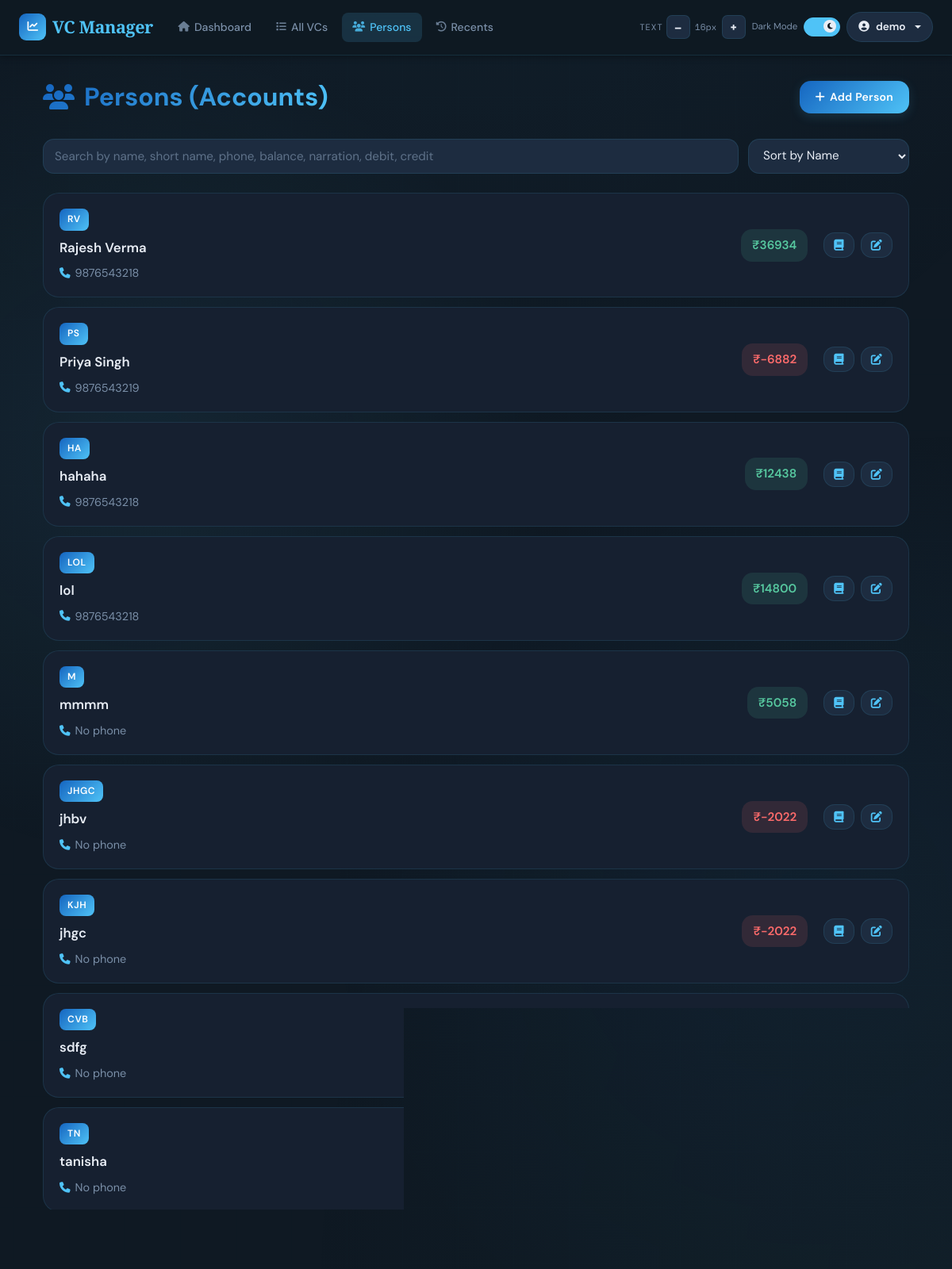
Screenshot of /person/ (signed in) with the database file from the repository.
### app/models/user.py (models this page shows, shortened)
class User(UserMixin, db.Model):
    __tablename__ = 'users'
    id = db.Column(db.Integer, primary_key=True)
    email = db.Column(db.String(120), unique=True, nullable=False, index=True)
    name = db.Column(db.String(120), nullable=False)
    password_hash = db.Column(db.String(255), nullable=True)  # Nullable for OAuth-only users
    google_id = db.Column(db.String(255), unique=True, nullable=True)  # For OAuth users
    created_at = db.Column(db.DateTime, default=datetime.utcnow)
    last_login = db.Column(db.DateTime, nullable=True)
    vcs = db.relationship('VC', backref='user', lazy=True, cascade='all, delete-orphan')
    persons = db.relationship('Person', backref='user', lazy=True, cascade='all, delete-orphan')

### app/models/person.py (models this page shows, shortened)
class Person(db.Model):
    __tablename__ = 'persons'
    id = db.Column(db.Integer, primary_key=True)
    user_id = db.Column(db.Integer, db.ForeignKey('users.id'), nullable=False, index=True)
    name = db.Column(db.String(80), nullable=False)
    short_name = db.Column(db.String(20), nullable=False)
    phone = db.Column(db.String(20), nullable=True)
    phone2 = db.Column(db.String(20), nullable=True)
    opening_balance = db.Column(db.Float, default=0.0, nullable=True)
    created_at = db.Column(db.DateTime, default=datetime.utcnow)
    __table_args__ = (
        db.UniqueConstraint('user_id', 'name',       name='uq_person_user_name'),
        db.UniqueConstraint('user_id', 'short_name', name='uq_person_user_short_name'),
    )
    payments = db.relationship('Payment', backref='person', lazy=True)
    ledger_entries = db.relationship('LedgerEntry', backref='ledger_person', lazy=True)
    @property
    def ledger_balance(self):
        entries = [e for e in self.ledger_entries if e is not None]
        if entries:
            last_entry = sorted(entries, key=lambda e: e.date, reverse=True)[0]
            return last_entry.balance if last_entry.balance is not None else (self.opening_balance or 0.0)
        return self.opening_balance or 0.0

### app/models/ledger.py (models this page shows)
class LedgerEntry(db.Model):
    __tablename__ = 'ledger_entries'
    id = db.Column(db.Integer, primary_key=True)
    person_id = db.Column(db.Integer, db.ForeignKey('persons.id'), nullable=True, index=True)
    vc_id = db.Column(db.Integer, db.ForeignKey('vcs.id'), nullable=True, index=True)
    date = db.Column(db.DateTime, nullable=False, default=datetime.utcnow)
    narration = db.Column(db.Text, nullable=False)
    debit = db.Column(db.Float, default=0)
    credit = db.Column(db.Float, default=0)
    balance = db.Column(db.Float, default=0)
    created_at = db.Column(db.DateTime, default=datetime.utcnow)
    vc = db.relationship('VC', foreign_keys=[vc_id], back_populates='ledger_entries', lazy=True)

### app/routes/person.py (the view)
@person_bp.route('/')
@login_required
def persons():
    persons = Person.query.filter_by(user_id=current_user.id).all()
    return render_template('person/list.html', persons=persons)

### templates/person/list.html (shortened to what this page needs)
{% extends "base.html" %}
{% block content %}
<div class="container-fluid">
    <div class="page-header">
        <h1 class="page-title">
            <i class="fas fa-users"></i>Persons (Accounts)
        </h1>
        <button class="btn btn-primary" onclick="location.href='{{ url_for('person.create_person') }}'">
            <i class="fas fa-plus"></i>Add Person
        </button>
    </div>
    <div class="control-bar">
        <div class="search-box">
            <input
                id="searchInput"
                type="search"
                class="form-control"
                placeholder="Search by name, short name, phone, balance, narration, debit, credit">
        </div>
        <select id="sortSelect" class="sort-select">
            <option value="name_asc">Sort by Name</option>
        </select>
    </div>
    <div class="person-list">
        {% if persons %}
            {% for person in persons %}
            <div class="person-item" id="person-{{ person.id }}"
                data-name="{{ person.name }}"
                data-phone="{{ (person.phone or '') ~ ' ' ~ (person.phone2 or '') }}"
                data-balance="{{ person.ledger_balance }}">
                <div class="person-item-main">
                    <div class="person-badge">{{ person.short_name }}</div>
                    <div class="person-name">{{ person.name }}</div>
                    <div class="person-meta">
                        {% if person.phone %}
                        <div class="person-meta-item">
                            <i class="fas fa-phone"></i>
                            <span>{{ person.phone }}</span>
                        </div>
                        {% endif %}
                        {% if not person.phone and not person.phone2 %}
                        <div class="person-meta-item" style="color: var(--text-muted);">
                            <i class="fas fa-phone"></i>
                            <span>No phone</span>
                        </div>
                        {% endif %}
                    </div>
                </div>
                <div class="person-item-actions">
                    <div class="balance-badge {{ 'positive' if person.ledger_balance >= 0 else 'negative' }}">
                        ₹{{ "%.0f"|format(person.ledger_balance) }}
                    </div>
                    <div class="action-buttons">
                        <button class="btn" onclick="event.stopPropagation(); location.href='{{ url_for('ledger.person_ledger', person_id=person.id) }}'" title="View Ledger">
                            <i class="fas fa-book"></i>
                        </button>
                        <button class="btn" onclick="event.stopPropagation(); location.href='{{ url_for('person.edit_person', id=person.id) }}'" title="Edit">
                            <i class="fas fa-edit"></i>
                        </button>
                    </div>
                </div>
            </div>
            {% endfor %}
        {% endif %}
    </div>
    {% if persons %}
    <div style="margin-top: 24px; text-align: center; color: var(--text-muted); font-size: 0.9rem;">
        Showing <strong>{{ persons|length }}</strong> person{{ 's' if persons|length != 1 else '' }}
    </div>
    {% endif %}
</div>
{% endblock %}

### templates/base.html (shortened to what this page needs)
<!DOCTYPE html>
<html lang="en" data-theme="dark">
<head>
    <link href="https://cdnjs.cloudflare.com/ajax/libs/font-awesome/6.5.0/css/all.min.css" rel="stylesheet">
    <link href="https://cdn.jsdelivr.net/npm/bootstrap@5.3.0/dist/css/bootstrap.min.css" rel="stylesheet">
    <link rel="stylesheet" href="https://cdn.jsdelivr.net/npm/swiper@11/swiper-bundle.min.css" />
</head>
<body>
<nav class="navbar navbar-expand-lg" role="navigation" aria-label="Main navigation">
    <div class="container-fluid px-4">
        <a class="navbar-brand" href="{{ url_for('dashboard.index') }}">
            <div class="brand-icon" aria-hidden="true"><i class="fas fa-chart-line"></i></div>
            VC Manager
        </a>
        <div class="collapse navbar-collapse" id="navbarNav">
            {% if current_user.is_authenticated %}
            <ul class="navbar-nav me-auto d-none d-md-flex">
                <li class="nav-item"><a class="nav-link" href="{{ url_for('dashboard.index') }}"><i class="fas fa-home"></i>Dashboard</a></li>
                <li class="nav-item"><a class="nav-link" href="{{ url_for('vc.vcs_list') }}"><i class="fas fa-list"></i>All VCs</a></li>
                <li class="nav-item"><a class="nav-link" href="{{ url_for('person.persons') }}"><i class="fas fa-users"></i>Persons</a></li>
                <li class="nav-item"><a class="nav-link" href="{{ url_for('transactions.recent_transactions') }}"><i class="fas fa-history"></i>Recents</a></li>
            </ul>
            {% endif %}
            <div class="d-flex align-items-center ms-auto gap-2 mt-2 mt-lg-0">
                <div class="d-flex align-items-center gap-1" role="toolbar" aria-label="Font size">
                    <span class="a11y-label d-none d-xl-inline">Text</span>
                    <button class="fs-btn" id="fsDecrease" aria-label="Decrease font size">–</button>
                    <span class="fs-display" id="fsDisplay" aria-live="polite">16px</span>
                    <button class="fs-btn" id="fsIncrease" aria-label="Increase font size">+</button>
                </div>
                <div class="d-flex align-items-center gap-2" aria-label="Theme">
                    <span class="toggle-label-text d-none d-xl-inline" id="themeLabel">Dark</span>
                    <label class="toggle-switch" aria-label="Toggle light/dark mode">
                        <div class="toggle-track"></div>
                        <div class="toggle-thumb"><i class="fas fa-moon" id="toggleIcon"></i></div>
                    </label>
                </div>
                {% if current_user.is_authenticated %}
                <div class="dropdown">
                    <button class="user-btn dropdown-toggle" type="button" data-bs-toggle="dropdown" aria-expanded="false">
                        <i class="fas fa-user-circle"></i>
                        <span class="d-none d-sm-inline">{{ current_user.name }}</span>
                    </button>
                </div>
                {% endif %}
            </div>
        </div>
    </div>
</nav>
<main class="main-content" role="main">
    <div class="container">
        {% block content %}{% endblock %}
    </div>
</main>
</body>
</html>

### templates/person/list.html (style rules this page uses)
html { font-size: var(--fs-base); }
body { font-size: var(--fs-base); }
.page-header { display: flex; justify-content: space-between; align-items: center; gap: 12px; margin-bottom: 32px; flex-wrap: nowrap; }
.page-title { font-size: 2rem; font-weight: 700; background: var(--grad-header); -webkit-background-clip: text; -webkit-text-fill-color: transparent; margin: 0; display: flex; align-items: center; gap: 12px; white-space: nowrap; flex-shrink: 0; }
.page-title i { color: var(--accent); flex-shrink: 0; }
.control-bar { display: flex; gap: 12px; flex-wrap: wrap; margin-bottom: 24px; align-items: center; }
.search-box { display: flex; gap: 8px; flex: 1; min-width: 240px; }
.search-box .form-control { background: var(--surface2); color: var(--text); border: 1.5px solid var(--border); border-radius: var(--radius-md); padding: 10px 14px; font-size: 0.95rem; }
.search-box .form-control::placeholder { color: var(--text-muted); }
.sort-select { background: var(--surface2); color: var(--text); border: 1.5px solid var(--border); border-radius: var(--radius-md); padding: 10px 14px; font-size: 0.95rem; cursor: pointer; transition: all 0.28s cubic-bezier(.4,0,.2,1); }
.person-list { display: flex; flex-direction: column; gap: 12px; }
.person-item { background: var(--surface); border: 1.5px solid var(--border); border-radius: var(--radius-lg); padding: 18px 20px; transition: all 0.28s cubic-bezier(.4,0,.2,1); cursor: pointer; display: flex; align-items: center; justify-content: space-between; gap: 20px; }
.person-item-main { flex: 1; min-width: 0; }
.person-name { font-size: 1.05rem; font-weight: 600; color: var(--text); margin-bottom: 8px; }
.person-badge { background: var(--grad-header); color: #fff; padding: 4px 10px; border-radius: var(--radius-sm); font-weight: 600; font-size: 0.75rem; text-transform: uppercase; letter-spacing: 0.05em; display: inline-block; margin-bottom: 8px; margin-right: 8px; }
.person-meta { display: flex; gap: 16px; flex-wrap: wrap; font-size: 0.9rem; color: var(--text-muted); }
.person-meta-item { display: flex; align-items: center; gap: 6px; }
.person-meta-item i { color: var(--accent); font-size: 0.85rem; }
.person-item-actions { display: flex; gap: 20px; align-items: center; min-width: fit-content; }
.balance-badge { padding: 8px 14px; border-radius: var(--radius-md); font-weight: 600; text-align: center; font-size: 0.95rem; }
.balance-badge.positive { background: var(--success-bg); color: var(--success); }
.balance-badge.negative { background: var(--danger-bg); color: var(--danger); }
.action-buttons { display: flex; gap: 8px; }
.action-buttons .btn { padding: 8px 12px; border-radius: var(--radius-md); transition: all 0.28s cubic-bezier(.4,0,.2,1); border: 1.5px solid var(--border); background: var(--surface2); color: var(--accent); cursor: pointer; display: flex; align-items: center; justify-content: center; }

### rows the page displays
User: name "demo"
Person: short_name "RV", name "Rajesh Verma", phone "9876543218"
LedgerEntry: ledger_balance "36934"
Person: short_name "PS", name "Priya Singh", phone "9876543219"
LedgerEntry: ledger_balance "-6882"
Person: short_name "HA", name "hahaha", phone "9876543218"
LedgerEntry: ledger_balance "12438"
Person: short_name "LOL", name "lol", phone "9876543218"
LedgerEntry: ledger_balance "14800"
Person: short_name "M", name "mmmm", phone "No phone"
LedgerEntry: ledger_balance "5058"
Person: short_name "JHGC", name "jhbv", phone "No phone"
LedgerEntry: ledger_balance "-2022"
Person: short_name "KJH", name "jhgc", phone "No phone"
LedgerEntry: ledger_balance "-2022"
Person: short_name "CVB", name "sdfg", phone "No phone"
Person: short_name "TN", name "tanisha", phone "No phone"
